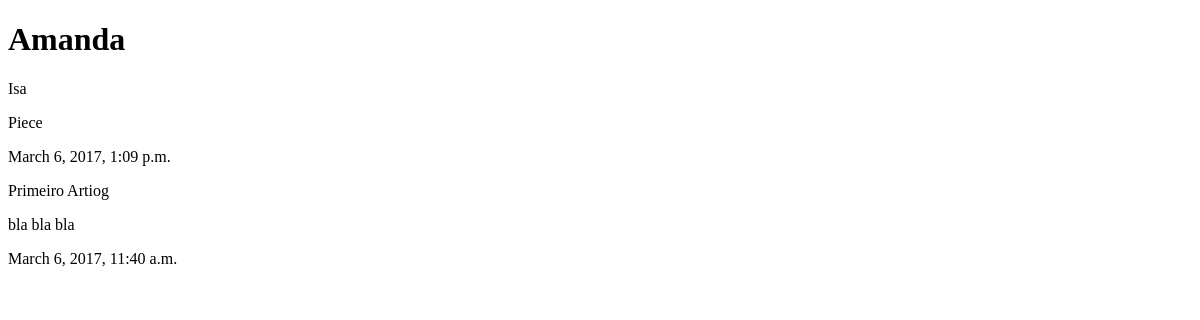
The app's page /, older data.
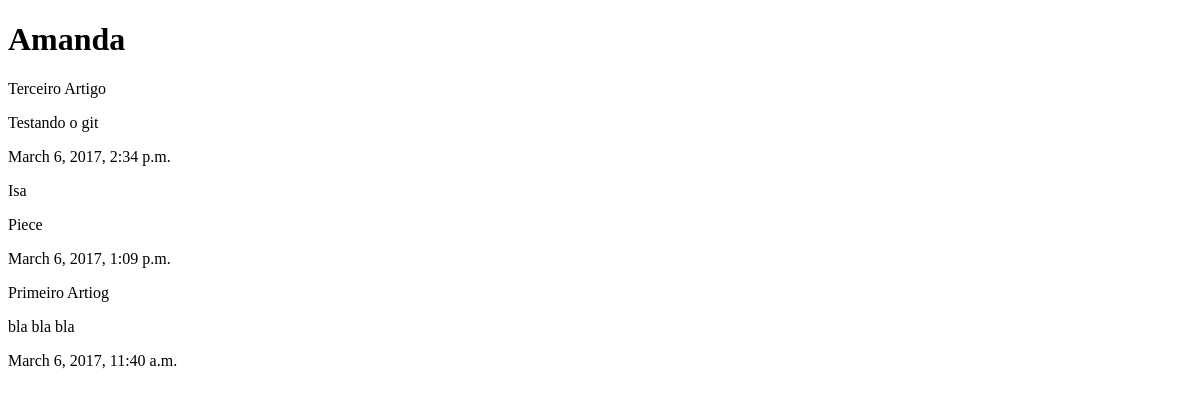
The same page, newer data.
### blog/models.py (models this page shows, shortened)
class Artigo(models.Model):
    class Meta:
        ordering = ('-publicacao',)
    titulo = models.CharField(max_length=100)
    conteudo = models.TextField()
    publicacao = models.DateTimeField(
        default = datetime.now,
        blank = True
    )

### blog/views.py (the view)
# urls.py: url('^$', views.blog, name='blog'),
def blog(request):
    a = 'Amanda'
    artigo = Artigo.objects.all()
    return render_to_response(
        'blog/index.html',
        locals(),
        context_instance = RequestContext(request)
    )

### blog/templates/blog/index.html (shortened to what this page needs)
<!DOCTYPE html>
 <html>
 <head>
 </head>
 <body>
     <h1>{{a}}</h1>
     {% for i in artigo %}
     <p>{{i.titulo}}</p>
     <p>{{i.conteudo}}</p>
     <p>{{i.publicacao}}</p>
     {% endfor %}
 </body>
</html>

Row changes from the older to the newer data that the page shows:
added Artigo: titulo "Terceiro Artigo", conteudo "Testando o git", publicacao "March 6, 2017, 2:34 p.m."
